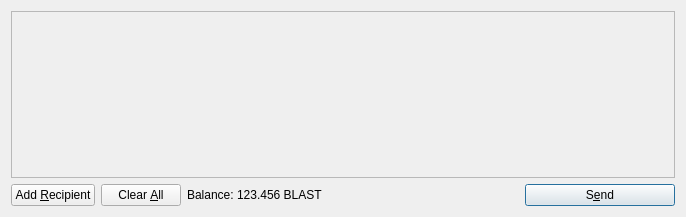
<?xml version="1.0" encoding="UTF-8"?>
<ui version="4.0">
 <class>SendCoinsDialog</class>
 <widget class="QDialog" name="SendCoinsDialog">
  <property name="geometry">
   <rect>
    <x>0</x>
    <y>0</y>
    <width>686</width>
    <height>217</height>
   </rect>
  </property>
  <property name="windowTitle">
   <string>Send Coins</string>
  </property>
  <layout class="QVBoxLayout" name="verticalLayout">
   <item>
    <widget class="QScrollArea" name="scrollArea">
     <property name="widgetResizable">
      <bool>true</bool>
     </property>
     <widget class="QWidget" name="scrollAreaWidgetContents">
      <property name="geometry">
       <rect>
        <x>0</x>
        <y>0</y>
        <width>666</width>
        <height>165</height>
       </rect>
      </property>
      <layout class="QVBoxLayout" name="verticalLayout_2">
       <property name="margin">
        <number>0</number>
       </property>
       <item>
        <layout class="QVBoxLayout" name="entries">
         <property name="spacing">
          <number>6</number>
         </property>
        </layout>
       </item>
       <item>
        <spacer name="verticalSpacer">
         <property name="orientation">
          <enum>Qt::Vertical</enum>
         </property>
         <property name="sizeHint" stdset="0">
          <size>
           <width>20</width>
           <height>40</height>
          </size>
         </property>
        </spacer>
       </item>
      </layout>
     </widget>
    </widget>
   </item>
   <item>
    <layout class="QHBoxLayout" name="horizontalLayout">
     <item>
      <widget class="QPushButton" name="addButton">
       <property name="toolTip">
        <string>Send to multiple recipients at once</string>
       </property>
       <property name="text">
        <string>Add &amp;Recipient</string>
       </property>
       <property name="icon">
        <iconset resource="../bitcoin.qrc">
         <normaloff>:/icons/add</normaloff>:/icons/add</iconset>
       </property>
       <property name="autoDefault">
        <bool>false</bool>
       </property>
      </widget>
     </item>
     <item>
      <widget class="QPushButton" name="clearButton">
       <property name="sizePolicy">
        <sizepolicy hsizetype="Minimum" vsizetype="Fixed">
         <horstretch>0</horstretch>
         <verstretch>0</verstretch>
        </sizepolicy>
       </property>
       <property name="toolTip">
        <string>Remove all transaction fields</string>
       </property>
       <property name="text">
        <string>Clear &amp;All</string>
       </property>
       <property name="icon">
        <iconset resource="../bitcoin.qrc">
         <normaloff>:/icons/remove</normaloff>:/icons/remove</iconset>
       </property>
       <property name="autoRepeatDelay">
        <number>300</number>
       </property>
       <property name="autoDefault">
        <bool>false</bool>
       </property>
      </widget>
     </item>
     <item>
      <layout class="QHBoxLayout" name="horizontalLayout_2">
       <property name="spacing">
        <number>3</number>
       </property>
       <item>
        <widget class="QLabel" name="label">
         <property name="text">
          <string>Balance:</string>
         </property>
        </widget>
       </item>
       <item>
        <widget class="QLabel" name="labelBalance">
         <property name="cursor">
          <cursorShape>IBeamCursor</cursorShape>
         </property>
         <property name="text">
          <string>123.456 BLAST</string>
         </property>
         <property name="textInteractionFlags">
          <set>Qt::LinksAccessibleByMouse|Qt::TextSelectableByKeyboard|Qt::TextSelectableByMouse</set>
         </property>
        </widget>
       </item>
      </layout>
     </item>
     <item>
      <spacer name="horizontalSpacer">
       <property name="orientation">
        <enum>Qt::Horizontal</enum>
       </property>
       <property name="sizeHint" stdset="0">
        <size>
         <width>40</width>
         <height>20</height>
        </size>
       </property>
      </spacer>
     </item>
     <item>
      <widget class="QPushButton" name="sendButton">
       <property name="minimumSize">
        <size>
         <width>150</width>
         <height>0</height>
        </size>
       </property>
       <property name="toolTip">
        <string>Confirm the send action</string>
       </property>
       <property name="text">
        <string>S&amp;end</string>
       </property>
       <property name="icon">
        <iconset resource="../bitcoin.qrc">
         <normaloff>:/icons/send</normaloff>:/icons/send</iconset>
       </property>
       <property name="default">
        <bool>true</bool>
       </property>
      </widget>
     </item>
    </layout>
   </item>
  </layout>
 </widget>
 <resources>
  <include location="../bitcoin.qrc"/>
 </resources>
 <connections/>
</ui>
